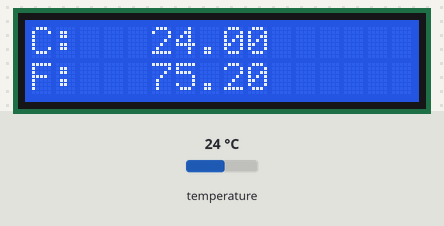
Recording of a sketch running on a simulated ESP8266 (NodeMCU). Parts: 16×2 character LCD. The test bench sets the inputs (shaded band); at power-on: temperature 24 °C. WiFi joins after 1.5 s; servers stay silent unless stated; what the sketch prints to the serial monitor is not drawn.

Above: at 3.7 s.
3.8 s: temperature set to 12 °C
At 6.4 s:
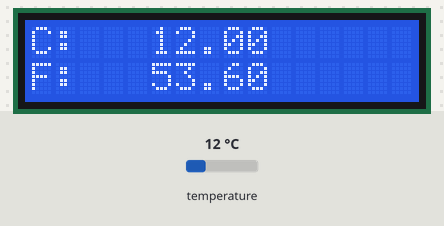
7.2 s: temperature set to 19 °C
At 8.5 s:
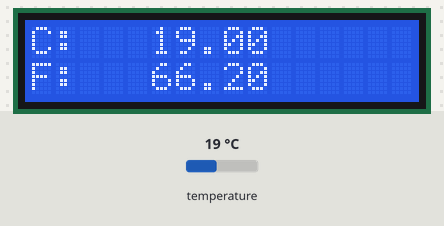
9.7 s: temperature set to 28 °C
At 11.9 s:
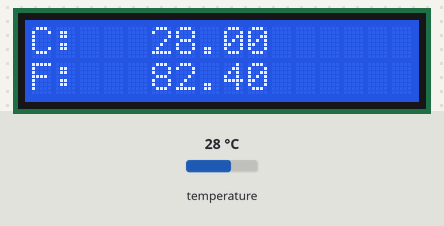
Timing chart, 0 to 13.4 s (numbered marks = the images above; inputs shaded):
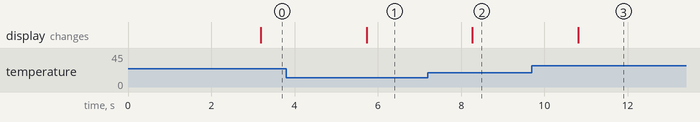

Measured:
- after the input at 3.8 s, the display: changes after 1.9 s (image 1)
- after the input at 7.2 s, the display: changes after 1.1 s (image 2)
- after the input at 9.7 s, the display: changes after 1.1 s (image 3)

The sketch:

DS_Temp_sensor.ino
```cpp
#include <DallasTemperature.h>
#include <OneWire.h>
#include <LiquidCrystal_I2C.h>


const int temp_data_pin = 4;
OneWire oneWire(temp_data_pin);
DallasTemperature sensor(&oneWire);
LiquidCrystal_I2C lcd(0x27, 16, 2);

// Import required libraries
#ifdef ESP32
  #include <WiFi.h>
  #include <ESPAsyncWebServer.h>
#else
  #include <Arduino.h>
  #include <ESP8266WiFi.h>
  #include <Hash.h>
  #include <ESPAsyncTCP.h>
  #include <ESPAsyncWebServer.h>
#endif

// Replace with your network credentials
const char* ssid = "Akshat";
const char* password = "password";

// Create AsyncWebServer object on port 80
AsyncWebServer server(80);

float celsius, fahrenheit;

String returnCTemp() {
  sensor.requestTemperatures();
  celsius = sensor.getTempCByIndex(0);
  return String(celsius);
}

String returnFTemp() {
  sensor.requestTemperatures();
  fahrenheit = sensor.getTempFByIndex(0);
  return String(fahrenheit);
}


const char index_html[] PROGMEM = R"rawliteral(
<!DOCTYPE HTML><html>
<head>
  <meta name="viewport" content="width=device-width, initial-scale=1">
  <link rel="stylesheet" href="https://use.fontawesome.com/releases/v5.7.2/css/all.css" integrity="sha384-fnmOCqbTlWIlj8LyTjo7mOUStjsKC4pOpQbqyi7RrhN7udi9RwhKkMHpvLbHG9Sr" crossorigin="anonymous">
  <style>
    body {
      background-color:#424242;
    }
    html {
     font-family: Century Gothic MS, Verdana, sans-serif;
     display: inline-block;
     margin: 0px auto;
     text-align: center;
     color:#fff;
    }
    .container {
      padding-top:10rem;
    }
    h2 { font-size: 3.0rem; }
    p { font-size: 3.0rem; }
    .units { font-size: 1.2rem; }
    .ds-labels{
      font-size: 1.5rem;
      vertical-align:middle;
      padding-bottom: 15px;
      color:#fff;
    }
    .label-name {
      padding-top:0.3rem;
    }
  </style>
</head>
<body>
  <div class="container">
  <h1>Temperature Readings</h1>
  <p>
    <i class="fas fa-thermometer-three-quarters" style="color:#f44336"></i>
    <span class="ds-labels label-name">Celsius</span>
    <span id="temperaturec">%TEMPERATUREC%</span>
    <sup class="units">&deg;</sup>C
  </p>
  <p>
    <i class="fas fa-thermometer-three-quarters" style="color:#f44336"></i>
    <span class="ds-labels label-name">Fahrenheit</span>
    <span id="temperaturef">%TEMPERATUREF%</span>
    <sup class="units">&deg;</sup>F
  </p>
  </div>
</body>
<script>
setInterval(function ( ) {
  var xhttp = new XMLHttpRequest();
  xhttp.onreadystatechange = function() {
    if (this.readyState == 4 && this.status == 200) {
      document.getElementById("temperaturec").innerHTML = this.responseText;
    }
  };
  xhttp.open("GET", "/temperaturec", true);
  xhttp.send();
}, 10000) ;
setInterval(function ( ) {
  var xhttp = new XMLHttpRequest();
  xhttp.onreadystatechange = function() {
    if (this.readyState == 4 && this.status == 200) {
      document.getElementById("temperaturef").innerHTML = this.responseText;
    }
  };
  xhttp.open("GET", "/temperaturef", true);
  xhttp.send();
}, 10000) ;
</script>
</html>)rawliteral";


// Replaces placeholder with DHT values
String processor(const String& var){
  //Serial.println(var);
  if(var == "TEMPERATUREC"){
    return returnCTemp();
  }
  else if(var == "TEMPERATUREF"){
    return returnFTemp();
  }
  return String();
}


void setup() {
  // put your setup code here, to run once:
  Serial.begin(115200);

  sensor.begin();

  lcd.begin(16, 2);
  lcd.init();
  lcd.backlight();
  lcd.clear();
  lcd.setCursor(0,0);
  lcd.print("C:");
  lcd.setCursor(0,1);
  lcd.print("F:");

    // Connect to Wi-Fi
  WiFi.begin(ssid, password);
  Serial.println("Connecting to WiFi");
  while (WiFi.status() != WL_CONNECTED) {
    delay(500);
    Serial.print(".");
  }
  Serial.println();

  // Print ESP Local IP Address
  Serial.println(WiFi.localIP());

  // Route for root / web page
  server.on("/", HTTP_GET, [](AsyncWebServerRequest *request){
    request->send_P(200, "text/html", index_html, processor);
  });
  server.on("/temperaturec", HTTP_GET, [](AsyncWebServerRequest *request){
    request->send_P(200, "text/plain", returnCTemp().c_str());
  });
  server.on("/temperaturef", HTTP_GET, [](AsyncWebServerRequest *request){
    request->send_P(200, "text/plain", returnFTemp().c_str());
  });
  // Start server
  server.begin();


}

void loop() {
  // put your main code here, to run repeatedly:
   Serial.print("Celsius:");
   Serial.print(returnCTemp());
   Serial.print("\tFahrenheit:");
   Serial.println(returnFTemp());
   lcd.setCursor(5, 0);
   lcd.print(celsius);
   lcd.setCursor(5, 1);
   lcd.print(fahrenheit);
   delay(1000);
}
```
